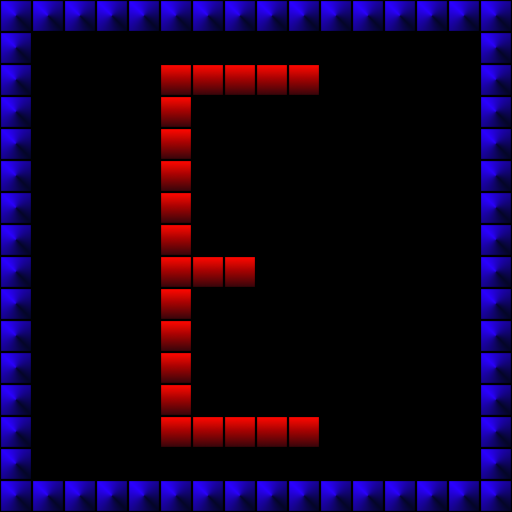

A level layout from a 2D game, rendered from its tile map. Below: a short description, then the map file with its tile-grid data intact:
An orthogonal 16x16 tile map with 32x32 px tiles, 1 tile layer (Tile Layer 1).

<map version="1.10" tiledversion="1.11.0" orientation="orthogonal" renderorder="right-down" width="16" height="16" tilewidth="32" tileheight="32" infinite="0" nextlayerid="2" nextobjectid="1">
 <tileset firstgid="1" source="../../tiles/orthogonal_1.tsx" />
 <layer id="1" name="Tile Layer 1" width="16" height="16">
  <data encoding="csv">
2,2,2,2,2,2,2,2,2,2,2,2,2,2,2,2,
2,0,0,0,0,0,0,0,0,0,0,0,0,0,0,2,
2,0,0,0,0,5,5,5,5,5,0,0,0,0,0,2,
2,0,0,0,0,5,0,0,0,0,0,0,0,0,0,2,
2,0,0,0,0,5,0,0,0,0,0,0,0,0,0,2,
2,0,0,0,0,5,0,0,0,0,0,0,0,0,0,2,
2,0,0,0,0,5,0,0,0,0,0,0,0,0,0,2,
2,0,0,0,0,5,0,0,0,0,0,0,0,0,0,2,
2,0,0,0,0,5,5,5,0,0,0,0,0,0,0,2,
2,0,0,0,0,5,0,0,0,0,0,0,0,0,0,2,
2,0,0,0,0,5,0,0,0,0,0,0,0,0,0,2,
2,0,0,0,0,5,0,0,0,0,0,0,0,0,0,2,
2,0,0,0,0,5,0,0,0,0,0,0,0,0,0,2,
2,0,0,0,0,5,5,5,5,5,0,0,0,0,0,2,
2,0,0,0,0,0,0,0,0,0,0,0,0,0,0,2,
2,2,2,2,2,2,2,2,2,2,2,2,2,2,2,2
</data>
 </layer>
</map>
